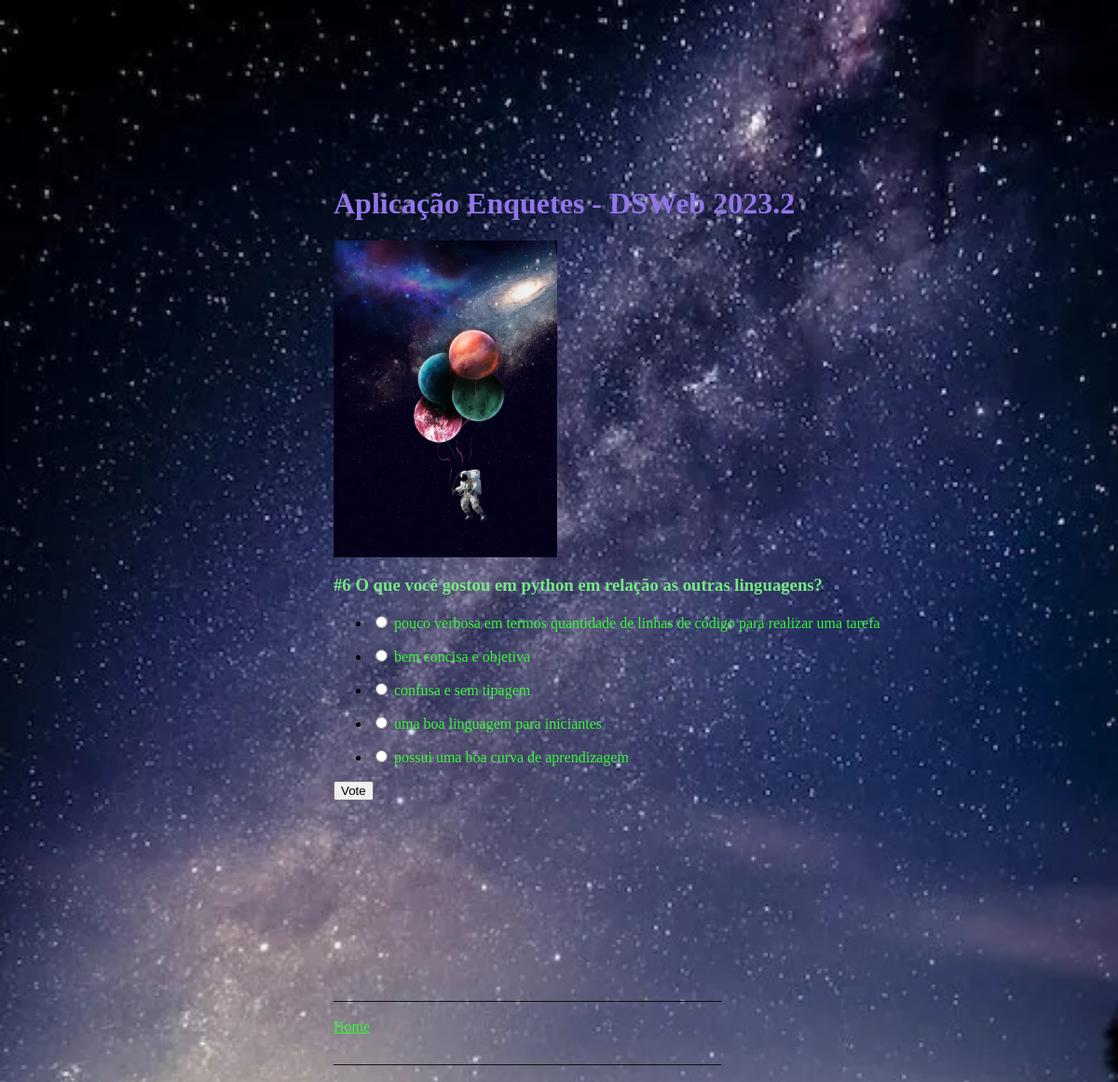
The app's page /myApp/perguntas/6/ with its own data.
### myApp/models.py (models this page shows, shortened)
class Pergunta(models.Model):
    texto = models.CharField(max_length = 150)
    data_pub = models.DateTimeField('Data de publicação')
    ativo = models.BooleanField(default = True)

class Alternativa(models.Model):
    texto=models.CharField(max_length=80)
    qtd_votos=models.IntegerField(default=0)
    pergunta = models.ForeignKey(Pergunta, on_delete=models.CASCADE)
    ativo = models.BooleanField(default = True)

### myApp/views.py (the view)
# urls.py: path('perguntas/<int:pergunta_id>/', views.secundario, name='secundario'),
def secundario(request, pergunta_id):
        alt_list = get_object_or_404(Pergunta, pk = pergunta_id)
        return render(request,'myApp/Pergunta.html',{'alt_list':alt_list})

### myApp/templates/myApp/Pergunta.html (shortened to what this page needs)
{% load static %}
<html>
    <head>
        <link rel="stylesheet" type="text/css" href="{% static 'myApp/pergunta.css' %}"/>
    </head>
    <body>
       {%if alt_list %}
    <div class="principal">
       <h1>Aplicação Enquetes - DSWeb 2023.2</h1>
       <img src="{% static 'myApp/img/balloon-looking-planets-and-astronaut-wallpaper-112623_w635.png' %}" height="340px"/>
        <h3>#{{ alt_list.id}} {{ alt_list.texto }}</h3>
     <form action="{% url 'myApp:coletavoto' alt_list.id%}" method="post">
        {%for m in alt_list.alternativa_set.all%}
          <ul>
              <li>
                 <input type="radio" value="{{m.id}}" name="pergunta_id" id="m{{m.id}}"/>
                 <label for="m{{m.id}}" >{{m.texto}}</label>
              </li>
          </ul>
        {%endfor%}
        <input type="submit" value="Vote"/>
       </form>
    </div>
    <div class="rodape">
           <p>____________________________________________________</p>
           <a href="{% url 'myApp:principal'%}">Home</a>
           <p>____________________________________________________</p>
    </div>
       {%endif%}
    </body>
</html>

### static/myApp/pergunta.css (style rules this page uses)
body { width: 1000px; background-image: url('./img/foto-vertical-de-um-lindo-ceu-estrelado_181624-25916.png'); background-repeat: no-repeat; background-size: cover; }
.principal { margin-top: 20%; margin-left: 35%; align-items: center; }
.rodape { margin-top: 20%; margin-left: 35%; align-items: center; }
h1 { color:#9375e9; }
h3 { color:#75e984; }
a { color: #37f737; }
label { color: #37f737; }

### records on screen
Pergunta: id "6", texto "O que você gostou em python em relação as outras linguagens?"
Alternativa: texto "pouco verbosa em termos quantidade de linhas de código para realizar uma tarefa"
Alternativa: texto "bem concisa e objetiva"
Alternativa: texto "confusa e sem tipagem"
Alternativa: texto "uma boa linguagem para iniciantes"
Alternativa: texto "possui uma boa curva de aprendizagem"
